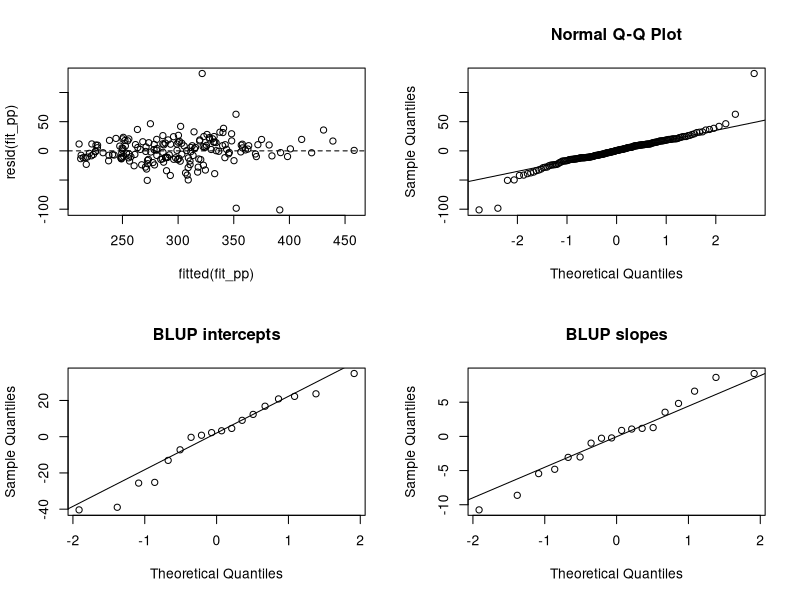

Recreate this plot in R.
# 18-lab-walkthrough.R --- plain-script version of 18-lab-walkthrough.Rmd
# Statistical Modelling (BAM), IE University --- Prof. Dae-Jin Lee (daelee@faculty.ie.edu)
# Run from the r-examples/ folder:  Rscript 18-lab-walkthrough.R

#' ---
#' title: "Session 18 — Lab 04 walk-through: lmer, lme and glmer"
#' author: "Prof. Dae-Jin Lee (daelee@faculty.ie.edu)"
#' output: html_document
#' ---
#' 

#' 
#' The key code of Lab 04 (`R Labs/bam-statmod-labs/Lab_04_Mixed_Models/`), with the
#' data loaded from `lme4` instead of the lab's CSV files.
#' 
## ----data---------------------------------------------------------------------
library(lme4)
library(nlme)            # lme(); masks lme4::lmList
data(sleepstudy, package = "lme4")
data(cbpp, package = "lme4")

#' 
#' ## 1. Pooling
#' 
## ----pooling------------------------------------------------------------------
fit_cp <- lm(Reaction ~ Days, data = sleepstudy)
fit_np <- lme4::lmList(Reaction ~ Days | Subject, data = sleepstudy)
fit_pp <- lmer(Reaction ~ Days + (Days | Subject), data = sleepstudy)
rbind(lm = summary(fit_cp)$coefficients[, 2], lmer = summary(fit_pp)$coefficients[, 2])

#' 
#' ## 2. lmer and lme agree
#' 
## ----lme----------------------------------------------------------------------
fit_lme <- lme(Reaction ~ Days, random = ~ Days | Subject, data = sleepstudy)
rbind(lmer = fixef(fit_pp), lme = fixef(fit_lme))
VarCorr(fit_lme)
fit_ri <- lmer(Reaction ~ Days + (1 | Subject), data = sleepstudy)
vc <- as.data.frame(VarCorr(fit_ri))$vcov
vc[1] / sum(vc)                                     # ICC

#' 
#' ## 3. REML vs ML and LRTs
#' 
## ----lrt----------------------------------------------------------------------
fit_pp_ml <- update(fit_pp, REML = FALSE)
rbind(REML = attr(VarCorr(fit_pp)$Subject, "stddev"),
      ML   = attr(VarCorr(fit_pp_ml)$Subject, "stddev"))
anova(update(fit_pp, . ~ . - Days), fit_pp)          # fixed effect: refits with ML
a <- anova(fit_ri, fit_pp, refit = FALSE)            # random slope: same X, REML ok
0.5 * pchisq(a$Chisq[2], 1, lower.tail = FALSE) + 0.5 * pchisq(a$Chisq[2], 2, lower.tail = FALSE)

#' 
#' ## 4. BLUPs and shrinkage
#' 
## ----blup---------------------------------------------------------------------
k <- 10 * vc[1] / (10 * vc[1] + vc[2])
raw <- tapply(sleepstudy$Reaction - model.matrix(~ Days, sleepstudy) %*% fixef(fit_ri),
              sleepstudy$Subject, mean)
head(cbind(raw, k * raw, blup = ranef(fit_ri)$Subject[, 1]), 3)

#' 
#' ## 5. Diagnostics
#' 
## ----diag, fig.width = 8, fig.height = 6--------------------------------------
re <- ranef(fit_pp)$Subject
op <- par(mfrow = c(2, 2))
plot(fitted(fit_pp), resid(fit_pp)); abline(h = 0, lty = 2)
qqnorm(resid(fit_pp)); qqline(resid(fit_pp))
qqnorm(re[, 1], main = "BLUP intercepts"); qqline(re[, 1])
qqnorm(re[, 2], main = "BLUP slopes"); qqline(re[, 2])
par(op)

#' 
#' ## 6. Binomial GLMM
#' 
## ----glmm---------------------------------------------------------------------
fit_lap <- glmer(cbind(incidence, size - incidence) ~ period + (1 | herd),
                 family = binomial, data = cbpp)
fit_agq <- update(fit_lap, nAGQ = 25)
rbind(Laplace = c(fixef(fit_lap), sd = attr(VarCorr(fit_lap)$herd, "stddev")),
      AGQ25   = c(fixef(fit_agq), sd = attr(VarCorr(fit_agq)$herd, "stddev")))
sb  <- attr(VarCorr(fit_lap)$herd, "stddev")
eta <- fixef(fit_lap)[1] + c(0, fixef(fit_lap)[-1])
rbind(typical = plogis(eta),
      average = sapply(eta, function(e)
        integrate(function(b) plogis(e + b) * dnorm(b, 0, sb), -Inf, Inf)$value))
